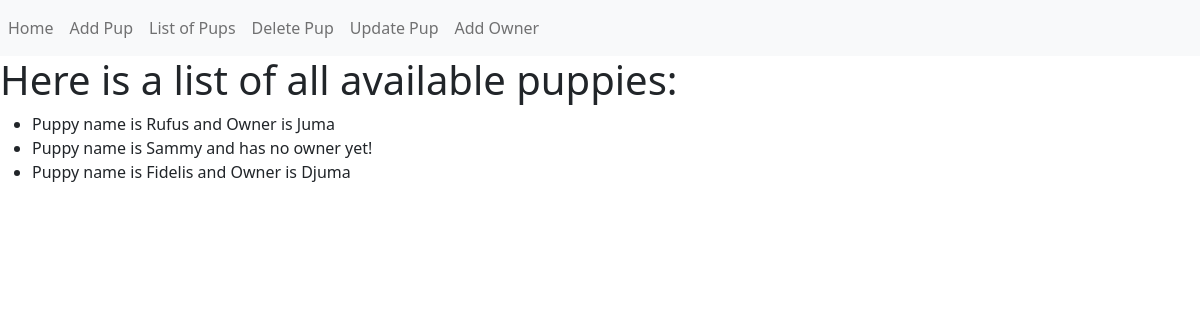
/list, run on an earlier commit of the app's database.
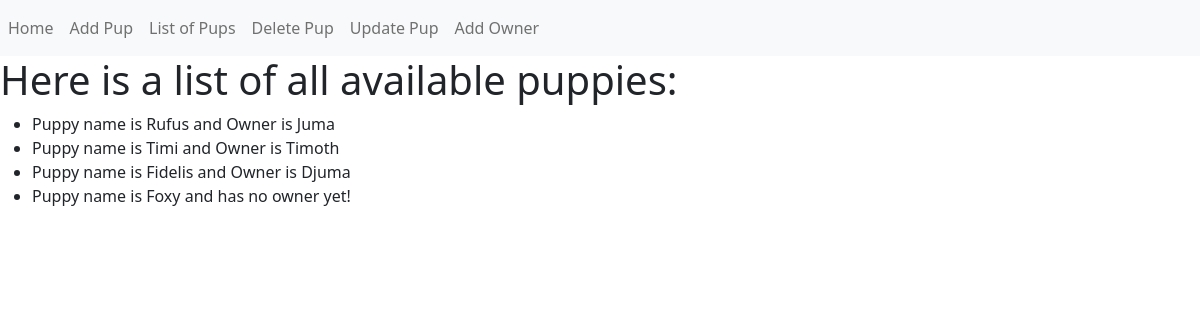
And on a later commit of the database.
### adoption_site.py (models this page shows, shortened)
class Puppy(db.Model):
    __tablename__ = 'puppies'
    id = db.Column(db.Integer,primary_key=True)
    name = db.Column(db.Text)
    owner = db.relationship('Owner',backref='puppy',uselist=False)
    def __repr__(self):
        if self.owner:
            return f"Puppy name is {self.name} and Owner is {self.owner.name}"
        else:
            return f"Puppy name is {self.name} and has no owner yet!"

class Owner(db.Model):
    __tablename__ = "owners"
    id = db.Column(db.Integer,primary_key=True)
    name = db.Column(db.Text)
    puppy_id = db.Column(db.Integer,db.ForeignKey('puppies.id'))

### adoption_site.py (the view)
@app.route('/list')
def list_pup():
    puppies = Puppy.query.all()
    return render_template('list.html',puppies=puppies)

### templates/list.html
{% extends "base.html" %}
{%block content %}
<div class="jumbotron">
    <h1> Here is a list of  all available puppies:</h1>
    <ul>
        {% for pup in puppies %}
            <li>{{pup}}</li>
        {% endfor %}
    </ul>
</div>
{% endblock %}

### templates/base.html (shortened to what this page needs)
<!DOCTYPE html>
<html lang="en" dir="ltr">
<head>
    <link href="https://cdn.jsdelivr.net/npm/bootstrap@5.1.3/dist/css/bootstrap.min.css" rel="stylesheet"
>
</head>
<body>
    <nav class="navbar navbar-expand-lg navbar-light bg-light">
        <div class="navbar-nav">
            <a class="nav-item nav-link" href="{{url_for('index')}}">Home</a>
            <a class="nav-item nav-link" href="{{url_for('add_pup')}}">Add Pup</a>
            <a class="nav-item nav-link" href="{{url_for('list_pup')}}">List of Pups</a>
            <a class="nav-item nav-link" href="{{url_for('del_pup')}}">Delete Pup</a>
            <a class="nav-item nav-link" href="{{url_for('update_pup')}}">Update Pup</a>
            <a class="nav-item nav-link" href="{{url_for('add_owner')}}">Add Owner</a>
        </div>
    </nav>
    {% block content %}
    {% endblock %}
</body>
</html>

What changed in the data, as far as the page shows it:
changed Puppy: name.name "Puppy name is Sammy and has no owner yet!" → "Puppy name is Timi and Owner is Timoth"
added Puppy: name "Puppy name is Foxy and has no owner yet!"
